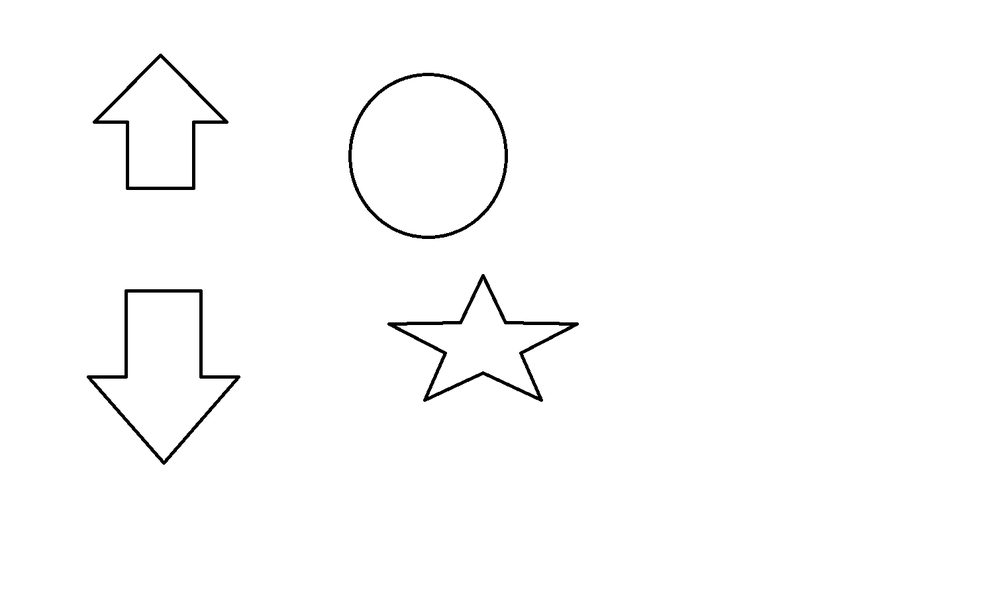
#> input picture ilk.png, 1000 x 609 px, shrunk from 1510 x 920 before the run, found by its file name
$ python 'import cv2.py'
#> lines starting #> are read from the running program, lines starting #| are printed output that depends on the picture; after the words box and inside, x2 and y2 are one past the last pixel; in counts of white or black regions, pixels touching at a corner belong together
import cv2
def find_difference(image1_path, image2_path, threshold=30):
#> called with threshold = 30
    img1 = cv2.imread(image1_path)
#> img1 is the input picture: shape (609, 1000, 3); min 0, max 255, mean 252.1
    img2 = cv2.imread(image2_path)
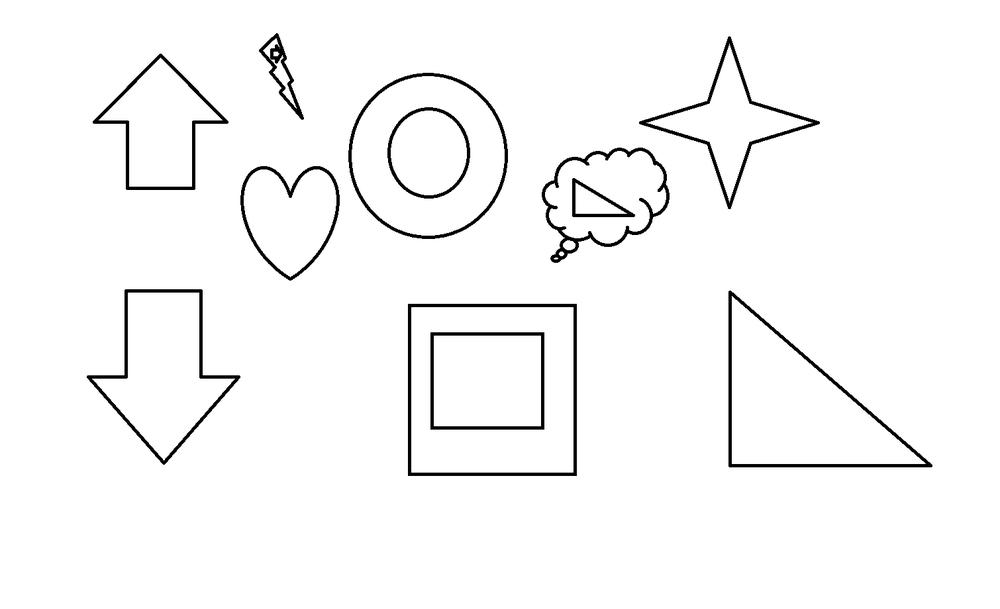
#> input picture iki.png, 1000 x 609 px, shrunk from 1510 x 920 before the run, found by its file name
#> img2 is the input picture: shape (609, 1000, 3); min 0, max 255, mean 247.6
    gray1 = cv2.cvtColor(img1, cv2.COLOR_BGR2GRAY)
    gray2 = cv2.cvtColor(img2, cv2.COLOR_BGR2GRAY)
    diff = cv2.absdiff(gray1, gray2)
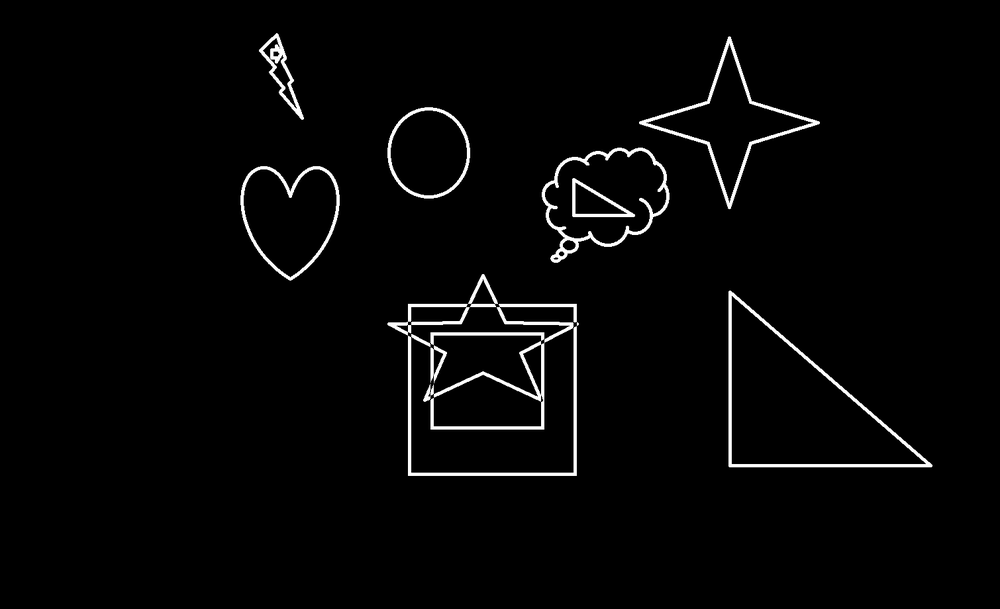
#> diff: shape (609, 1000); min 0, max 255, mean 6
    _, thresholded = cv2.threshold(diff, threshold, 255, cv2.THRESH_BINARY)
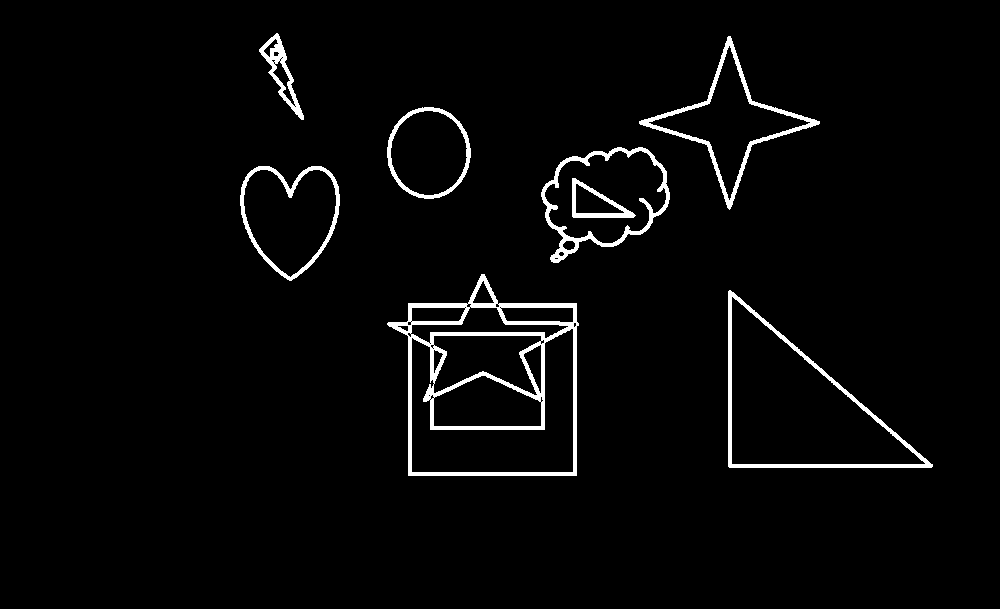
#> thresholded: shape (609, 1000); 2.9% white; 8 white regions
    contours, _ = cv2.findContours(thresholded, cv2.RETR_LIST, cv2.CHAIN_APPROX_SIMPLE)
#> contours = 52 contours, 23 with area under 20; largest, box (x1, y1, x2, y2) and area: (387, 274, 579, 476) 29544, (728, 290, 933, 468) 18491, (731, 296, 926, 465) 16497, (411, 328, 574, 473) 11304, (541, 147, 670, 263) 9884
    marked_img = img2.copy()
    for contour in contours:
        cv2.drawContours(marked_img, [contour], 0, (0, 0, 255), 2)
#> this loop made 52 passes
#> contour on passes 1, 4, 7, 10, 18, 21, 23, 41, 46, 47: [[429, 399], [430, 398], [431, 399], [430, 400]], [[428, 395], [429, 394], [430, 395], [429, 396]], [[432, 348], [433, 347], [434, 348], [433, 349]], [[429, 343], [430, 342], [431, 343], [430, 344]], [[410, 321], [411, 320], [412, 321], [411, 322]], [[499, 307], [500, 306], [501, 307], [500, 308]], [[464, 307], [465, 306], [466, 307], [465, 308]], [[294, 106], [295, 105], [296, 106], [295, 107]], [[280, 58], [281, 57], [282, 58], [281, 59]], [[281, 57], [282, 56], [283, 57], [282, 58]]
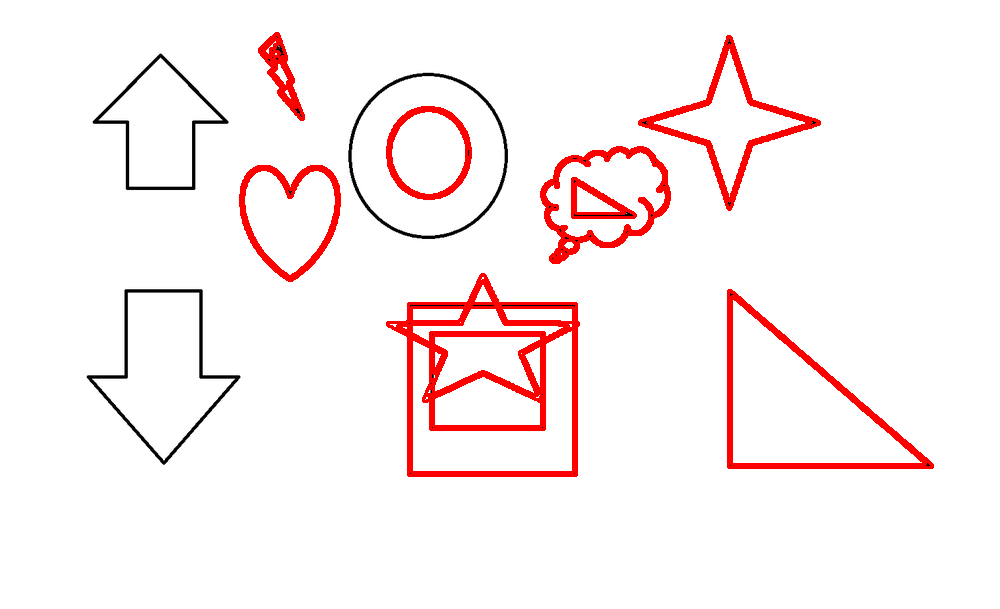
#> marked_img: shape (609, 1000, 3); 4.45% of pixels changed, all inside (x1, y1, x2, y2) = (239, 32, 934, 477)
    cv2.imshow("Difference", marked_img)
    cv2.waitKey(0)
    cv2.destroyAllWindows()
image1_path = "C:/Users/halil/Desktop/otomataodevsoru1/ilk.png"
image2_path = "C:/Users/halil/Desktop/otomataodevsoru1/iki.png"
find_difference(image1_path, image2_path)
